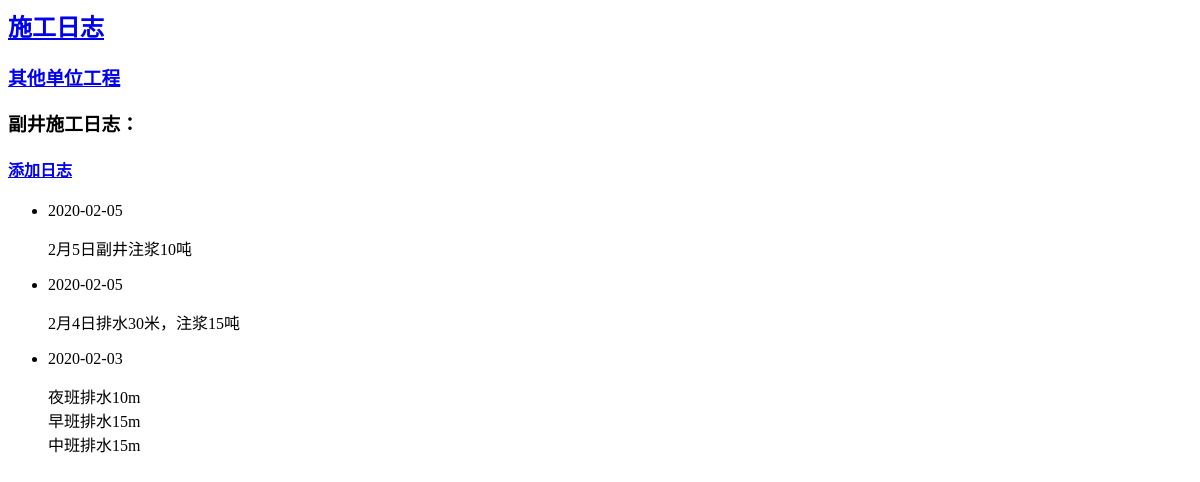
Before: /topics/2 with the older database file.
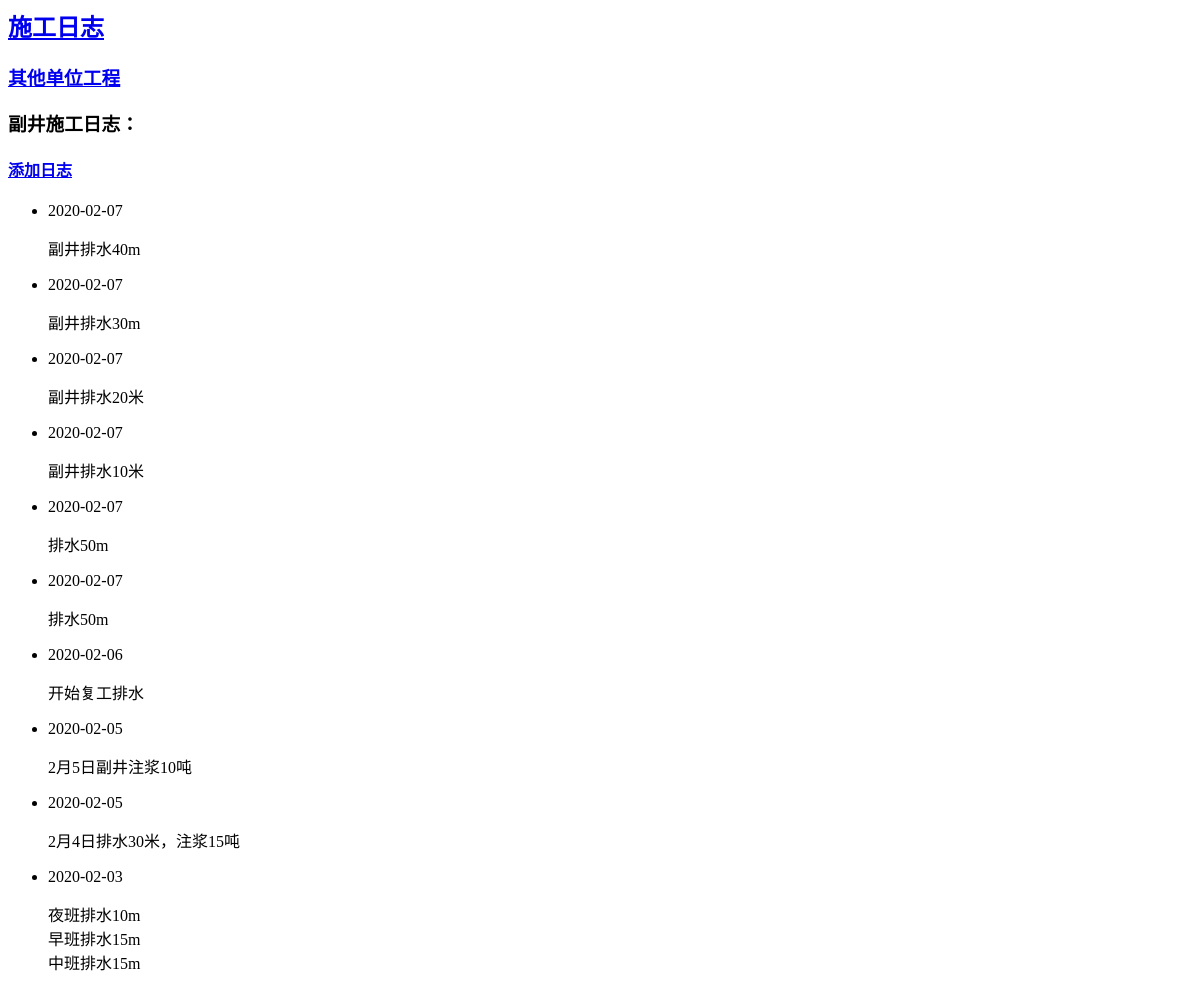
After: the same page with the newer database file.
### note/models.py (models this page shows)
class Topic(models.Model):
    text = models.CharField(default=timezone.now, max_length=200)
    date_added = models.DateTimeField(default=timezone.now)
    class Meta:
        verbose_name_plural = '单位工程'
    def __str__(self):
        return self.text

class Entry(models.Model):
    topic = models .ForeignKey(Topic, on_delete=models.CASCADE)
    text = models.TextField()
    date_added = models .DateTimeField(default=timezone.now)
    class Meta:
        verbose_name_plural = '施工日志'

### note/views.py (the view)
# urls.py: path('topics/<topic_id>', views.topic, name='topic'),
def topic(request, topic_id):
    topic = Topic.objects.get(id=topic_id)
    entries = topic.entry_set.order_by('-date_added')
    context = {'topic': topic, 'entries': entries}
    return render(request, 'note/topic.html', context)

### note/templates/note/topic.html
{% extends "note/base.html" %}
{% block content %}
    <p>
	<h3>{{ topic }}施工日志：</h3>
	<a href="{% url 'note:new_entry' topic.id %}"><h4>添加日志</h4></a>
	</p>
 <ul>
  {% for entry in entries %}
    <li>
		<p>{{entry.date_added|date:'Y-m-d'}}</p>
		<p>{{entry.text|linebreaks}}</p>
    </li>
  {% empty %}
    <li>
    请按时填报每日工作日志
	</li>
  {% endfor %}
</ul>
{% endblock content %}

### note/templates/note/base.html
<p>
	<a href="  {% url 'note:entries' %} "> <h2>施工日志</h2> </a>
	<a href=" {% url 'note:topics' %}"> <h3>其他单位工程</h3> </a>
</p>
{% block content %}
{% endblock content %}

Changed rows visible on the page:
added Entry: date_added "2020-02-07", text "副井排水40m"
added Entry: date_added "2020-02-07", text "副井排水30m"
added Entry: date_added "2020-02-07", text "副井排水20米"
added Entry: date_added "2020-02-07", text "副井排水10米"
added Entry: date_added "2020-02-07", text "排水50m"
added Entry: date_added "2020-02-07", text "排水50m"
added Entry: date_added "2020-02-06", text "开始复工排水"
